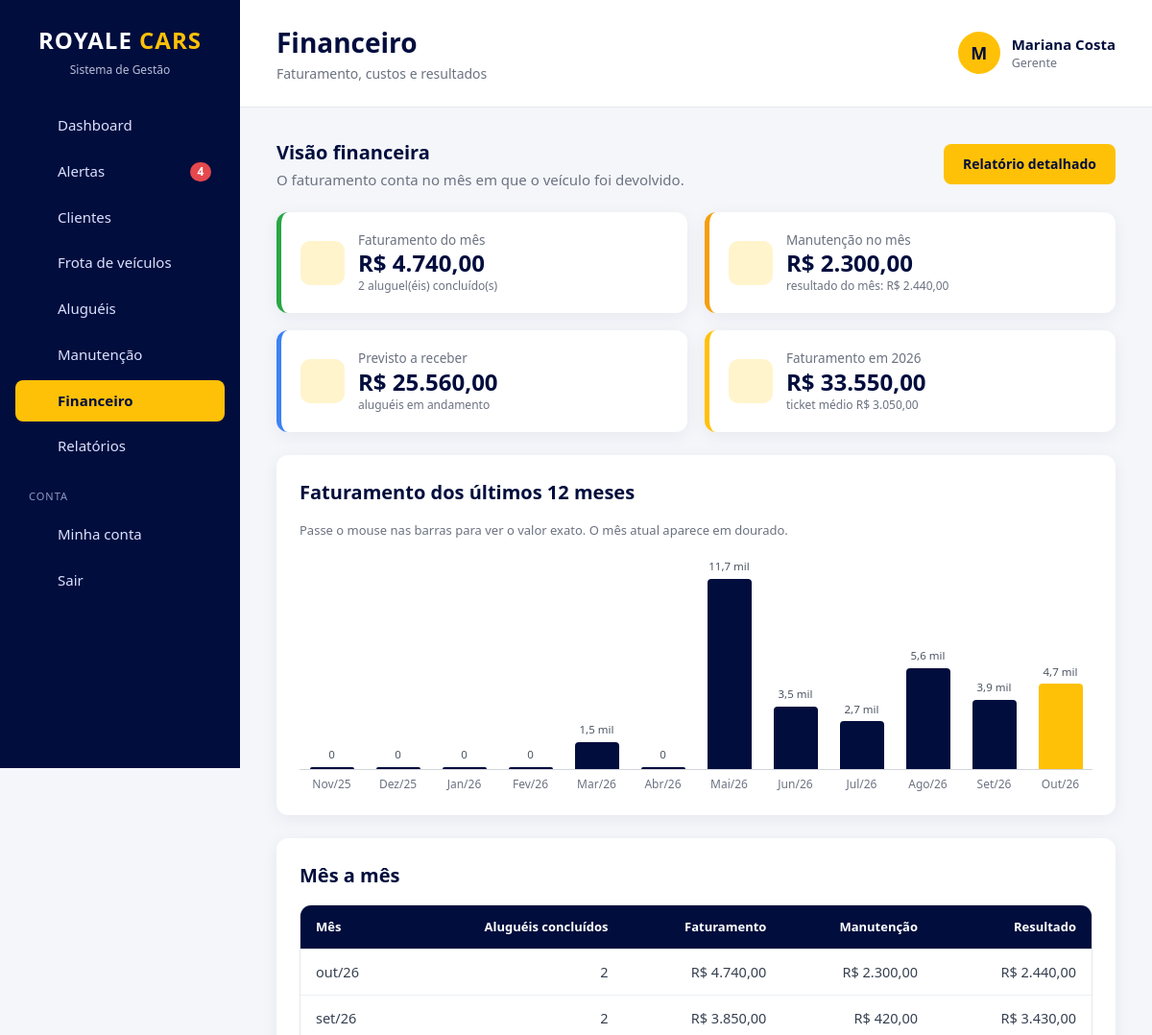
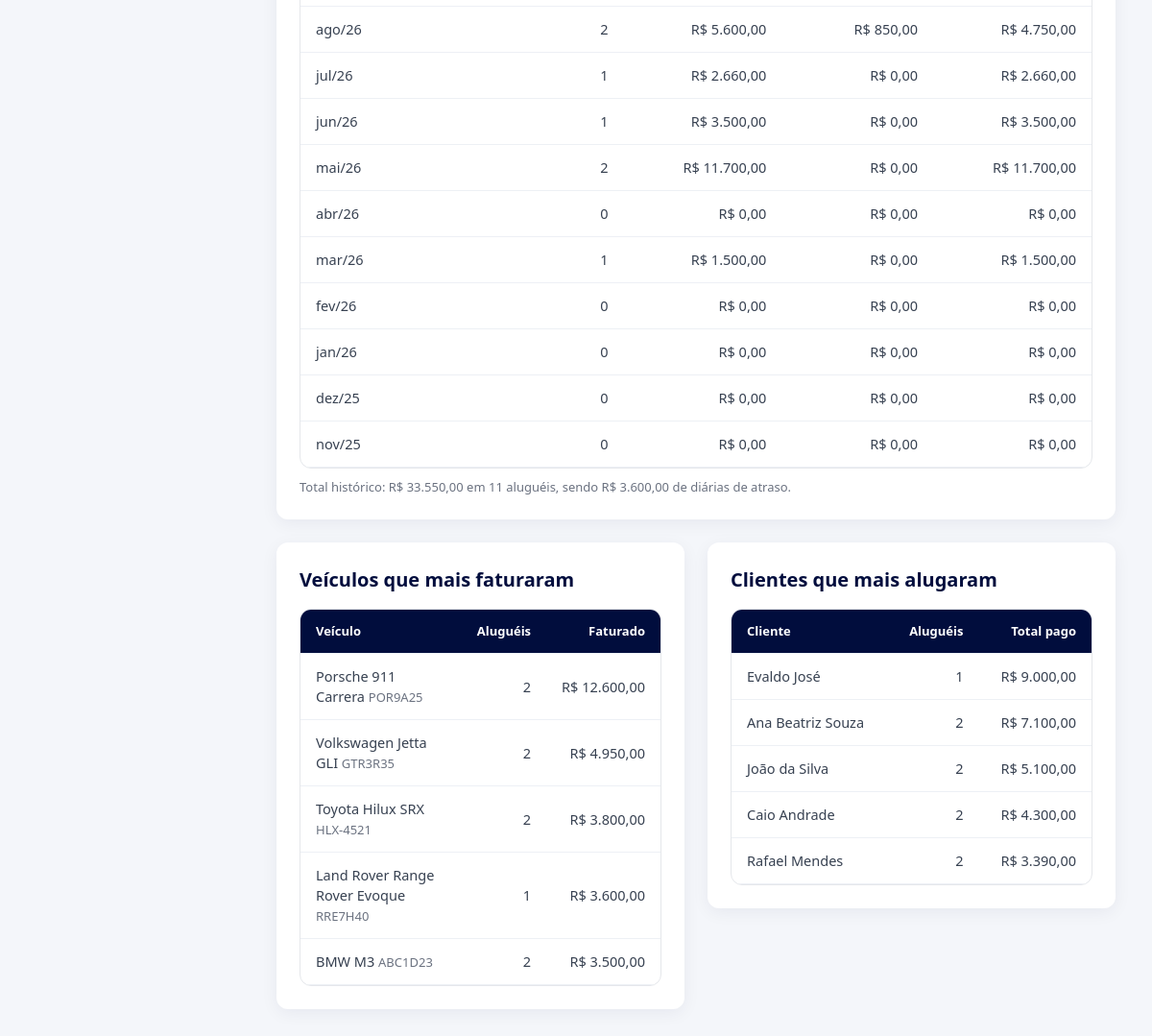
/financeiro/index.php (signed in), run on the app's committed database (2 pictures, top to bottom).
### tables this page shows
CREATE TABLE `usuario_permissoes` (
    `usuario_id` INT         NOT NULL,
    `permissao`  VARCHAR(50) NOT NULL,

    PRIMARY KEY (`usuario_id`, `permissao`),

    CONSTRAINT `fk_permissoes_usuario`
        FOREIGN KEY (`usuario_id`) REFERENCES `usuarios` (`id`)
        ON DELETE CASCADE
);

CREATE TABLE `usuarios` (
    `id`            INT          NOT NULL AUTO_INCREMENT,
    `nome`          VARCHAR(100) NOT NULL,
    `email`         VARCHAR(150) NOT NULL,
    `senha`         VARCHAR(255) NOT NULL,
    `cargo`         ENUM('chefe','gerente','funcionario') NOT NULL DEFAULT 'funcionario',
    `ativo`         TINYINT(1)   NOT NULL DEFAULT 1,
    `trocar_senha`  TINYINT(1)   NOT NULL DEFAULT 0,
    `ultimo_acesso` DATETIME     NULL,
    `criado_em`     TIMESTAMP    NOT NULL DEFAULT CURRENT_TIMESTAMP,
    `atualizado_em` TIMESTAMP    NULL ON UPDATE CURRENT_TIMESTAMP,

    PRIMARY KEY (`id`),
    UNIQUE KEY `uk_usuarios_email` (`email`),

    CONSTRAINT `ck_usuarios_nome`  CHECK (CHAR_LENGTH(TRIM(`nome`)) >= 3),
    CONSTRAINT `ck_usuarios_email` CHECK (`email` LIKE '_%@_%._%'),
    CONSTRAINT `ck_usuarios_ativo` CHECK (`ativo` IN (0, 1))
);

CREATE TABLE `veiculos` (
    `id`            INT           NOT NULL AUTO_INCREMENT,
    `marca`         VARCHAR(100)  NOT NULL,
    `modelo`        VARCHAR(100)  NOT NULL,
    `ano`           SMALLINT      NOT NULL,
    `placa`         VARCHAR(7)    NOT NULL,
    `chassi`        CHAR(17)      NOT NULL,
    `valor_diaria`  DECIMAL(10,2) NOT NULL,
    `imagem`        VARCHAR(255)  NULL,
    `status`        ENUM('Disponível','Alugado','Em manutenção') NOT NULL DEFAULT 'Disponível',
    `arquivado`     TINYINT(1)    NOT NULL DEFAULT 0,
    `arquivado_em`  DATETIME      NULL,
    `criado_em`     TIMESTAMP     NOT NULL DEFAULT CURRENT_TIMESTAMP,
    `atualizado_em` TIMESTAMP     NULL ON UPDATE CURRENT_TIMESTAMP,

    PRIMARY KEY (`id`),
    UNIQUE KEY `uk_veiculos_placa`  (`placa`),
    UNIQUE KEY `uk_veiculos_chassi` (`chassi`),
    KEY `idx_veiculos_status` (`status`, `arquivado`),

    CONSTRAINT `ck_veiculos_placa`
        CHECK (`placa` REGEXP '^[A-Z]{3}[0-9][A-Z0-9][0-9]{2}$'),
    CONSTRAINT `ck_veiculos_chassi`
        CHECK (`chassi` REGEXP '^[A-HJ-NPR-Z0-9]{17}$'),
    CONSTRAINT `ck_veiculos_ano`
        CHECK (`ano` BETWEEN 1950 AND 2100),
    CONSTRAINT `ck_veiculos_diaria`
        CHECK (`valor_diaria` > 0),
    CONSTRAINT `ck_veiculos_arquivado`
        CHECK (`arquivado` IN (0, 1))
);

CREATE TABLE `clientes` (
    `id`            INT          NOT NULL AUTO_INCREMENT,
    `nome`          VARCHAR(150) NOT NULL,
    `cpf`           CHAR(11)     NOT NULL,
    `cnh`           CHAR(11)     NOT NULL,
    `cnh_validade`  DATE         NOT NULL,
    `email`         VARCHAR(150) NOT NULL,
    `telefone`      VARCHAR(11)  NOT NULL,
    `arquivado`     TINYINT(1)   NOT NULL DEFAULT 0,
    `arquivado_em`  DATETIME     NULL,
    `criado_em`     TIMESTAMP    NOT NULL DEFAULT CURRENT_TIMESTAMP,
    `atualizado_em` TIMESTAMP    NULL ON UPDATE CURRENT_TIMESTAMP,

    PRIMARY KEY (`id`),
    UNIQUE KEY `uk_clientes_cpf`   (`cpf`),
    UNIQUE KEY `uk_clientes_cnh`   (`cnh`),
    UNIQUE KEY `uk_clientes_email` (`email`),

    CONSTRAINT `ck_clientes_nome`     CHECK (CHAR_LENGTH(TRIM(`nome`)) >= 3),
    CONSTRAINT `ck_clientes_cpf`      CHECK (`cpf` REGEXP '^[0-9]{11}$'),
    CONSTRAINT `ck_clientes_cnh`      CHECK (`cnh` REGEXP '^[0-9]{11}$'),
    CONSTRAINT `ck_clientes_email`    CHECK (`email` LIKE '_%@_%._%'),
    CONSTRAINT `ck_clientes_telefone` CHECK (`telefone` REGEXP '^[1-9][1-9][0-9]{8,9}$'),
    CONSTRAINT `ck_clientes_arquivado` CHECK (`arquivado` IN (0, 1))
);

### financeiro/index.php (the view, shortened to what the rows shown need)
<?php
require RAIZ . '/includes/graficos.php';
exigir_permissao('financeiro');
$mensal = dados_mensais(12);
$rankingVeiculos = db_todos(
    "SELECT v.id, v.marca, v.modelo, v.placa, COUNT(l.id) AS alugueis, SUM(l.valor_total) AS faturado
     FROM locacoes l
     JOIN veiculos v ON v.id = l.veiculo_id
     WHERE l.status = 'Finalizada'
     GROUP BY v.id
     ORDER BY faturado DESC
     LIMIT 5"
);
$rankingClientes = db_todos(
    "SELECT c.id, c.nome, COUNT(l.id) AS alugueis, SUM(l.valor_total) AS gasto
     FROM locacoes l
     JOIN clientes c ON c.id = l.cliente_id
     WHERE l.status = 'Finalizada'
     GROUP BY c.id
     ORDER BY gasto DESC
     LIMIT 5"
);
$titulo = 'Financeiro';
$menu = 'financeiro';
require RAIZ . '/includes/cabecalho.php';
?>
<div class="page-header">
    <div>
        <h2>Visão financeira</h2>
    </div>
</div>
<div class="bloco">
    <h2>Faturamento dos últimos 12 meses</h2>
</div>
<div class="bloco">
    <h2>Mês a mês</h2>
    <div class="table-container">
        <table>
            <thead>
                <tr>
                    <th>Mês</th>
                    <th class="numero">Aluguéis concluídos</th>
                    <th class="numero">Faturamento</th>
                    <th class="numero">Manutenção</th>
                    <th class="numero">Resultado</th>
                </tr>
            </thead>
            <tbody>
                <?php foreach (array_reverse($mensal, true) as $mes => $m): ?>
                    <?php $resultado = $m['faturamento'] - $m['manutencao']; ?>
                    <tr>
                        <td><?= e(rotulo_mes($mes)) ?></td>
                        <td class="numero"><?= $m['alugueis'] ?></td>
                        <td class="numero"><?= moeda($m['faturamento']) ?></td>
                        <td class="numero"><?= moeda($m['manutencao']) ?></td>
                        <td class="numero <?= $resultado < 0 ? 'texto-vermelho' : '' ?>"><?= moeda($resultado) ?></td>
                    </tr>
                <?php endforeach; ?>
            </tbody>
        </table>
    </div>
</div>
<div class="grade-2">
    <div class="bloco">
        <h2>Veículos que mais faturaram</h2>
        <div class="table-container">
            <table>
                <thead><tr><th>Veículo</th><th class="numero">Aluguéis</th><th class="numero">Faturado</th></tr></thead>
                <tbody>
                    <?php foreach ($rankingVeiculos as $v): ?>
                        <tr>
                            <td><?= e(nome_veiculo($v)) ?> <span class="texto-fraco"><?= e(formatar_placa($v['placa'])) ?></span></td>
                            <td class="numero"><?= (int) $v['alugueis'] ?></td>
                            <td class="numero"><?= moeda($v['faturado']) ?></td>
                        </tr>
                    <?php endforeach; ?>
                </tbody>
            </table>
        </div>
    </div>
    <div class="bloco">
        <h2>Clientes que mais alugaram</h2>
        <div class="table-container">
            <table>
                <thead><tr><th>Cliente</th><th class="numero">Aluguéis</th><th class="numero">Total pago</th></tr></thead>
                <tbody>
                    <?php foreach ($rankingClientes as $c): ?>
                        <tr>
                            <td><?= e($c['nome']) ?></td>
                            <td class="numero"><?= (int) $c['alugueis'] ?></td>
                            <td class="numero"><?= moeda($c['gasto']) ?></td>
                        </tr>
                    <?php endforeach; ?>
                </tbody>
            </table>
        </div>
    </div>
</div>
<?php require RAIZ . '/includes/rodape.php'; ?>

### includes/cabecalho.php (shortened to what the rows shown need)
<?php
$usuarioAtual = usuario_logado();
$menu = $menu ?? '';
$itensMenu = [
    ['chave' => 'dashboard',   'texto' => 'Dashboard',         'link' => 'dashboard.php',            'icone' => 'inicio',     'mostrar' => true],
    ['chave' => 'alertas',     'texto' => 'Alertas',           'link' => 'alertas.php',              'icone' => 'alerta',     'mostrar' => true],
    ['chave' => 'clientes',    'texto' => 'Clientes',          'link' => 'clientes/index.php',       'icone' => 'clientes',   'mostrar' => pode('clientes_ver')],
    ['chave' => 'veiculos',    'texto' => 'Frota de veículos', 'link' => 'veiculos/index.php',       'icone' => 'veiculos',   'mostrar' => pode('veiculos_ver')],
    ['chave' => 'locacoes',    'texto' => 'Aluguéis',          'link' => 'locacoes/index.php',       'icone' => 'locacoes',   'mostrar' => pode('locacoes_ver')],
    ['chave' => 'manutencoes', 'texto' => 'Manutenção',        'link' => 'manutencoes/index.php',    'icone' => 'manutencao', 'mostrar' => pode('manutencoes')],
    ['chave' => 'financeiro',  'texto' => 'Financeiro',        'link' => 'financeiro/index.php',     'icone' => 'financeiro', 'mostrar' => pode('financeiro')],
    ['chave' => 'relatorios',  'texto' => 'Relatórios',        'link' => 'relatorios/index.php',     'icone' => 'relatorios', 'mostrar' => pode('relatorios') || pode('relatorios_financeiros')],
];
?>
<!DOCTYPE html>
<html lang="pt-BR">
<head>
    <link rel="stylesheet" href="<?= e(url('css/style.css')) ?>">
</head>
<body>
<aside class="sidebar" id="sidebar">
    <div class="logo">
        <h2>ROYALE <span>CARS</span></h2>
    </div>
    <nav class="menu">
        <?php foreach ($itensMenu as $item): ?>
            <?php if ($item['mostrar']): ?>
                <a href="<?= e(url($item['link'])) ?>" class="<?= $menu === $item['chave'] ? 'active' : '' ?>">
                    <?= icone($item['icone']) ?>
                    <span><?= e($item['texto']) ?></span>
                </a>
            <?php endif; ?>
        <?php endforeach; ?>
    </nav>
</aside>
<main class="main">
    <header class="topbar">
        <div>
            <h1><?= e($titulo) ?></h1>
        </div>
        <?php if ($usuarioAtual): ?>
            <div class="usuario-topo">
                <div class="usuario-avatar"><?= e(mb_strtoupper(mb_substr($usuarioAtual['nome'], 0, 1))) ?></div>
                <div>
                    <strong><?= e($usuarioAtual['nome']) ?></strong>
                    <small><?= e(CARGOS[$usuarioAtual['cargo']] ?? '') ?></small>
                </div>
            </div>
        <?php endif; ?>
    </header>
    <section class="content">

### includes/funcoes.php (shortened to what the rows shown need)
<?php
function db_consulta(string $sql, array $parametros = []): mysqli_stmt
{
    global $conexao;
    $stmt = $conexao->prepare($sql);
    if ($parametros) {
        $tipos = '';
        foreach ($parametros as $i => $valor) {
            if (is_bool($valor)) {
                $parametros[$i] = (int) $valor;
                $tipos .= 'i';
            } elseif (is_int($valor)) {
                $tipos .= 'i';
            } elseif (is_float($valor)) {
                $tipos .= 'd';
            } else {
                $tipos .= 's';
            }
        }
        $stmt->bind_param($tipos, ...$parametros);
    }
    $stmt->execute();
    return $stmt;
}
function db_todos(string $sql, array $parametros = []): array
{
    $resultado = db_consulta($sql, $parametros)->get_result();
    return $resultado ? $resultado->fetch_all(MYSQLI_ASSOC) : [];
}
function db_linha(string $sql, array $parametros = []): ?array
{
    $resultado = db_consulta($sql, $parametros)->get_result();
    $linha = $resultado ? $resultado->fetch_assoc() : null;
    return $linha ?: null;
}
function url(string $caminho = ''): string
{
    return BASE_URL . '/' . ltrim($caminho, '/');
}
function e($texto): string
{
    return htmlspecialchars((string) $texto, ENT_QUOTES, 'UTF-8');
}
function moeda($valor): string
{
    return 'R$ ' . number_format((float) $valor, 2, ',', '.');
}
function formatar_placa(?string $placa): string
{
    $placa = (string) $placa;
    return preg_match('/^[A-Z]{3}\d{4}$/', $placa)
        ? substr($placa, 0, 3) . '-' . substr($placa, 3)
        : $placa;
}
function nome_veiculo(array $v): string
{
    return trim(($v['marca'] ?? '') . ' ' . ($v['modelo'] ?? ''));
}
function mes_abreviado(int $mes): string
{
    return ['', 'jan', 'fev', 'mar', 'abr', 'mai', 'jun', 'jul', 'ago', 'set', 'out', 'nov', 'dez'][$mes];
}
function icone(string $nome): string
{
    $desenhos = [
        'inicio'     => '<path d="M3 10.5 12 3l9 7.5"/><path d="M5 9.5V21h14V9.5"/>',
        'alerta'     => '<path d="M6 8a6 6 0 0 1 12 0c0 7 3 9 3 9H3s3-2 3-9"/><path d="M10.3 21a1.94 1.94 0 0 0 3.4 0"/>',
        'clientes'   => '<circle cx="9" cy="7" r="4"/><path d="M3 21v-2a4 4 0 0 1 4-4h4a4 4 0 0 1 4 4v2"/><path d="M16 3.13a4 4 0 0 1 0 7.75"/><path d="M21 21v-2a4 4 0 0 0-3-3.85"/>',
        'veiculos'   => '<path d="M5 17H3v-5l2-5h14l2 5v5h-2"/><circle cx="7.5" cy="17" r="2"/><circle cx="16.5" cy="17" r="2"/><path d="M9.5 17h5"/><path d="M3 12h18"/>',
        'locacoes'   => '<circle cx="7.5" cy="15.5" r="4.5"/><path d="M10.7 12.3 21 2"/><path d="m16 7 3 3"/><path d="m19 4 2 2"/>',
        'manutencao' => '<path d="M14.7 6.3a1 1 0 0 0 0 1.4l1.6 1.6a1 1 0 0 0 1.4 0l3.77-3.77a6 6 0 0 1-7.94 7.94l-6.91 6.91a2.12 2.12 0 0 1-3-3l6.91-6.91a6 6 0 0 1 7.94-7.94l-3.76 3.76z"/>',
        'financeiro' => '<rect x="2" y="6" width="20" height="12" rx="2"/><circle cx="12" cy="12" r="2.5"/><path d="M6 12h.01M18 12h.01"/>',
        'relatorios' => '<path d="M3 3v18h18"/><path d="M7 16v-5"/><path d="M12 16V7"/><path d="M17 16v-3"/>',
        'admin'      => '<path d="M12 22s8-4 8-10V5l-8-3-8 3v7c0 6 8 10 8 10z"/>',
        'conta'      => '<circle cx="12" cy="8" r="4"/><path d="M4 21v-1a6 6 0 0 1 6-6h4a6 6 0 0 1 6 6v1"/>',
        'sair'       => '<path d="M9 21H5a2 2 0 0 1-2-2V5a2 2 0 0 1 2-2h4"/><path d="m16 17 5-5-5-5"/><path d="M21 12H9"/>',
    ];
    return '<svg class="icone" viewBox="0 0 24 24" fill="none" stroke="currentColor" stroke-width="2" '
         . 'stroke-linecap="round" stroke-linejoin="round" aria-hidden="true">'
         . ($desenhos[$nome] ?? '') . '</svg>';
}

### data on the page
usuario_permissoes: texto "Financeiro"
usuario_permissoes: texto "Relatórios"
usuarios: nome "M", nome "Mariana Costa", cargo "Gerente", mes "abr/26", trocar_senha "0", trocar_senha "R$ 0,00", mes "fev/26", mes "jan/26", mes "dez/25", mes "nov/25"
veiculos: nome_veiculo($v) "Porsche 911 Carrera", placa "POR9A25", alugueis "2", faturado "R$ 12.600,00"
veiculos: nome_veiculo($v) "Volkswagen Jetta GLI", placa "GTR3R35", alugueis "2", faturado "R$ 4.950,00"
veiculos: nome_veiculo($v) "Toyota Hilux SRX", placa "HLX-4521", alugueis "2", faturado "R$ 3.800,00"
veiculos: nome_veiculo($v) "Land Rover Range Rover Evoque", placa "RRE7H40", alugueis "1", faturado "R$ 3.600,00"
veiculos: nome_veiculo($v) "BMW M3", placa "ABC1D23", alugueis "2", faturado "R$ 3.500,00"
clientes: nome "Evaldo José", alugueis "1", gasto "R$ 9.000,00"
clientes: nome "Ana Beatriz Souza", alugueis "2", gasto "R$ 7.100,00"
clientes: nome "João da Silva", alugueis "2", gasto "R$ 5.100,00"
clientes: nome "Caio Andrade", alugueis "2", gasto "R$ 4.300,00"
clientes: nome "Rafael Mendes", alugueis "2", gasto "R$ 3.390,00"

### other printed values
$item['texto'] "Dashboard"
$item['texto'] "Alertas"
$item['texto'] "Clientes"
$item['texto'] "Frota de veículos"
$item['texto'] "Aluguéis"
$item['texto'] "Manutenção"
$titulo "Financeiro"
$subtitulo "Faturamento, custos e resultados"
moeda($aReceber) "R$ 25.560,00"
moeda($faturamentoAno) "R$ 33.550,00"
moeda($ticketMedio) "R$ 3.050,00"
$dinheiro ? valor_curto($valor) : (string) $valor "0 0 0 0 1,5 mil 0 11,7 mil 3,5 mil 2,7 mil 5,6 mil 3,9 mil 4,7 mil"
rotulo_mes($mes) "Nov/25 Dez/25 Jan/26 Fev/26 Mar/26 Abr/26 Mai/26 Jun/26 Jul/26 Ago/26 Set/26 Out/26"
rotulo_mes($mes) "out/26"
$m['alugueis'] "2"
